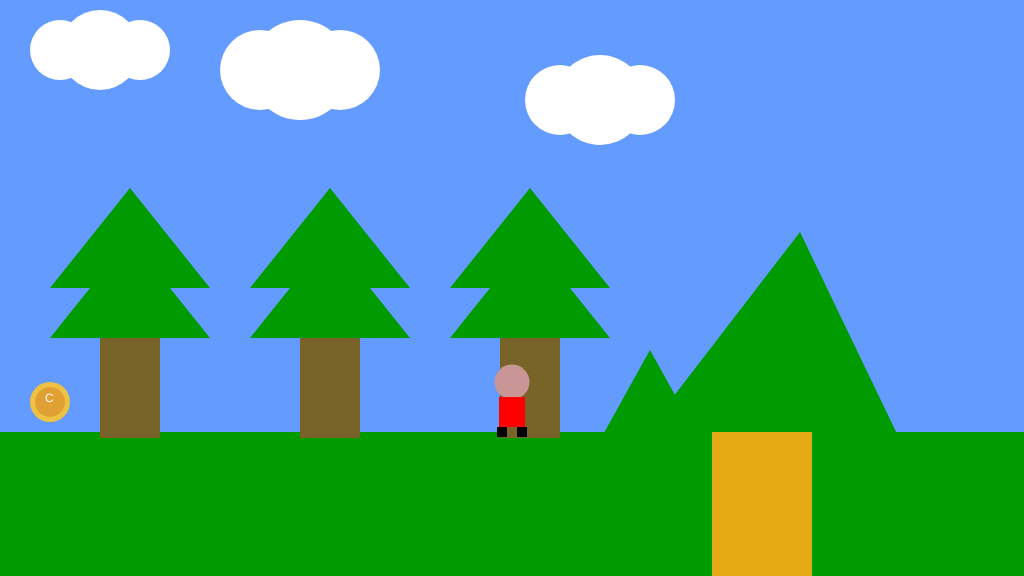
Frame 1 (no input)
Frame 60 (no input): identical to frame 1, image omitted
Frame 120 (the mouse pressed at the canvas centre since frame 60): identical to frame 1, image omitted

The p5.js sketch that drew this single still picture (run headless with seeded random() and noise() and a simulated clock; from frame 60 on, the mouse is pressed at the canvas centre):

// p5.js sketch
// ── sketch.js
/*

The Game Project 4

*/

var gameChar_x;
var gameChar_y;
var floorPos_y;

var isLeft;
var isRight;
var isFalling;
var isPlummeting;

var collectable;
var canyon;

var trees_x;
var treePos_y;

var clouds;
var mountains;

var cameraPosX;

function setup() {
  createCanvas(1024, 576);
  floorPos_y = (height * 3) / 4;
  gameChar_x = width / 2;
  gameChar_y = floorPos_y;

  isLeft = false;
  isRight = false;
  isFalling = false;
  isPlummeting = false;

  collectable = { x_pos: 100, y_pos: floorPos_y, size: 50, isFound: false };

  canyon = { x_pos: gameChar_x, width: 100 };

  trees_x = [100, 300, 500];
  treePos_y = height / 2;

  clouds = [
    { x_pos: 100, y_pos: 100, width: 50 },
    { x_pos: 300, y_pos: 120, width: 70 },
    { x_pos: 600, y_pos: 150, width: 60 },
  ];

  mountains = [
    { x_pos: -400, y_pos: 100 },
    { x_pos: 500, y_pos: 100 },
    { x_pos: 1000, y_pos: 100 },
  ];

  cameraPosX = 0;
}

function draw() {
  // Update camera position
  cameraPosX = gameChar_x - width / 2;

  ///////////DRAWING CODE//////////

  background(100, 155, 255); //fill the sky blue

  noStroke();
  fill(0, 155, 0);
  rect(0, floorPos_y, width, height - floorPos_y); //draw some green ground

  push();
  translate(-cameraPosX, 0);

  // Drawing the scenery

  for (var i = 0; i < trees_x.length; i++) {
    // console.log(i);

    // The Tree
    fill(120, 100, 40);
    rect(trees_x[i], treePos_y, 60, 150);

    // branches
    fill(0, 155, 0);
    triangle(
      trees_x[i] - 50,
      treePos_y + 50,
      trees_x[i] + 30,
      treePos_y - 50,
      trees_x[i] + 110,
      treePos_y + 50
    );
    triangle(
      trees_x[i] - 50,
      treePos_y,
      trees_x[i] + 30,
      treePos_y - 100,
      trees_x[i] + 110,
      treePos_y
    );
  }

  for (var i = 0; i < clouds.length; i++) {
    fill(255, 255, 255);
    ellipse(
      clouds[i].x_pos,
      clouds[i].y_pos - 50,
      clouds[i].width + 30,
      clouds[i].width + 30
    );
    ellipse(
      clouds[i].x_pos - 40,
      clouds[i].y_pos - 50,
      clouds[i].width + 10,
      clouds[i].width + 10
    );
    ellipse(
      clouds[i].x_pos + 40,
      clouds[i].y_pos - 50,
      clouds[i].width + 10,
      clouds[i].width + 10
    );
  }

  // Mountain Loop
  for (var i = 0; i < mountains.length; i++) {
    fill(0, 155, 0);
    triangle(
      mountains[i].x_pos + 400,
      mountains[i].y_pos + 340,
      mountains[i].x_pos + 300,
      mountains[i].y_pos + 132,
      mountains[i].x_pos + 140,
      mountains[i].y_pos + 340
    );

    triangle(
      mountains[i].x_pos + 200,
      mountains[i].y_pos + 340,
      mountains[i].x_pos + 150,
      mountains[i].y_pos + 250,
      mountains[i].x_pos + 100,
      mountains[i].y_pos + 340
    );
  }

  // Add the collectable
  if (dist(gameChar_x, gameChar_y, collectable.x_pos, collectable.y_pos) < 5) {
    collectable.isFound = true;
  }
  if (collectable.isFound == false) {
    fill(237, 194, 66);
    ellipse(
      collectable.x_pos - 50,
      collectable.y_pos - 30,
      collectable.size - 10,
      collectable.size - 10
    );
    fill(225, 160, 52);

    ellipse(
      collectable.x_pos - 50,
      collectable.y_pos - 30,
      collectable.size - 20,
      collectable.size - 20
    );
    fill(255, 255, 255);
    text("C", collectable.x_pos - 55, collectable.y_pos - 30);
  }

  // Canyon
  fill(230, 170, 20);
  rect(canyon.x_pos + 200, floorPos_y, canyon.width, height - floorPos_y);

  // Falling down the canyon
  if (
    gameChar_x > canyon.x_pos + 215 &&
    gameChar_x < canyon.x_pos + 190 + canyon.width &&
    gameChar_y >= floorPos_y
  ) {
    isPlummeting = true;
    console.log("In");
  }

  if (isPlummeting) {
    gameChar_y += 10;
  }

  //the game character
  if (isLeft && isFalling) {
    // add your jumping-left code
    // The head
    fill(200, 150, 150);
    ellipse(gameChar_x, gameChar_y - 50, 25);

    // The body
    fill(255, 0, 0);
    rect(gameChar_x - 9, gameChar_y - 38, 18, 30);

    // The Legs
    fill(0);
    rect(gameChar_x - 7, gameChar_y - 7, 10, 10);
    rect(gameChar_x + 2, gameChar_y - 7, 10, 10);

    // The arms
    fill(200, 150, 150);
    rect(gameChar_x + 4, gameChar_y - 30, 10, 10);
  } else if (isRight && isFalling) {
    // add your jumping-right code
  } else if (isLeft) {
    // add your walking left code
    // The head
    fill(200, 150, 150);
    ellipse(gameChar_x, gameChar_y - 50, 25);

    // The body
    fill(255, 0, 0);
    rect(gameChar_x - 9, gameChar_y - 38, 18, 30);

    // The Legs
    fill(0);
    rect(gameChar_x - 5, gameChar_y - 7, 10, 10);

    // The arms
    fill(200, 150, 150);
    rect(gameChar_x - 12, gameChar_y - 30, 10, 10);
  } else if (isRight) {
    // add your walking right code
    // The head
    fill(200, 150, 150);
    ellipse(gameChar_x, gameChar_y - 50, 25);

    // The body
    fill(255, 0, 0);
    rect(gameChar_x - 9, gameChar_y - 38, 18, 30);

    // The Legs
    fill(0);
    rect(gameChar_x - 5, gameChar_y - 7, 10, 10);

    // The arms
    fill(200, 150, 150);
    rect(gameChar_x + 4, gameChar_y - 30, 10, 10);
  } else if (isFalling || isPlummeting) {
    // add your jumping facing forwards code
    // The head
    fill(200, 150, 150);
    ellipse(gameChar_x, gameChar_y - 50, 35);

    // The body
    fill(255, 0, 0);
    rect(gameChar_x - 13, gameChar_y - 35, 26, 30);

    // The Legs
    fill(0);
    rect(gameChar_x - 15, gameChar_y - 5, 10, 10);
    rect(gameChar_x + 5, gameChar_y - 5, 10, 10);

    // The arms
    fill(200, 150, 150);
    rect(gameChar_x + 12, gameChar_y - 30, 10, 10);
    rect(gameChar_x - 22, gameChar_y - 30, 10, 10);
  } else {
    // add your standing front facing code
    // The head
    fill(200, 150, 150);
    ellipse(gameChar_x, gameChar_y - 50, 35);

    // The body
    fill(255, 0, 0);
    rect(gameChar_x - 13, gameChar_y - 35, 26, 30);

    // The Legs
    fill(0);
    rect(gameChar_x - 15, gameChar_y - 5, 10, 10);
    rect(gameChar_x + 5, gameChar_y - 5, 10, 10);
  }

  // Draw the game character
  pop();

  ///////////INTERACTION CODE//////////
  //Put conditional statements to move the game character below here
  if (isLeft == true) {
    gameChar_x -= 5;
  }

  if (isRight == true) {
    gameChar_x += 5;
  }

  // Add gravity
  if (gameChar_y < floorPos_y) {
    gameChar_y += 5;
    isFalling = true;
  } else {
    isFalling = false;
  }
}

function keyPressed() {
  // No Movement if Plummeting
  if (isPlummeting) {
    return;
  }

  if (keyCode == 37) {
    console.log(`isPlummeting ${isPlummeting}`);
    console.log(`isFalling ${isFalling}`);
    isLeft = true;
  } else if (keyCode == 39) {
    console.log(`isPlummeting ${isPlummeting}`);
    console.log(`isFalling ${isFalling}`);
    isRight = true;
  }

  // Prevent the character from double jumping
  else if (keyCode == 87 || keyCode == 38) {
    if (!isFalling && !isPlummeting) {
      gameChar_y -= 100;
    }
  }
}

function keyReleased() {
  // if statements to control the animation of the character when
  // keys are released.

  // console.log("keyReleased: " + key);
  // console.log("keyReleased: " + keyCode);

  // Freezing controls
  // if (isPlummeting) {
  //   return;
  // }

  if (keyCode == 37) {
    // console.log("Left arrow");
    isLeft = false;
  } else if (keyCode == 39) {
    // console.log("Right arrow");
    isRight = false;
  }
}
